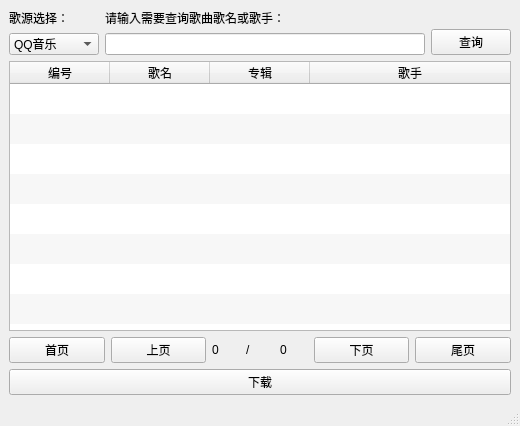
<?xml version="1.0" encoding="UTF-8"?>
<ui version="4.0">
 <class>MainWindow</class>
 <widget class="QMainWindow" name="MainWindow">
  <property name="geometry">
   <rect>
    <x>0</x>
    <y>0</y>
    <width>520</width>
    <height>423</height>
   </rect>
  </property>
  <property name="windowTitle">
   <string>MainWindow</string>
  </property>
  <widget class="QWidget" name="centralwidget">
   <layout class="QGridLayout" name="gridLayout">
    <item row="0" column="0">
     <layout class="QVBoxLayout" name="verticalLayout_4">
      <item>
       <layout class="QHBoxLayout" name="horizontalLayout">
        <item>
         <layout class="QVBoxLayout" name="verticalLayout">
          <item>
           <widget class="QLabel" name="label_2">
            <property name="text">
             <string>歌源选择：</string>
            </property>
           </widget>
          </item>
          <item>
           <widget class="QComboBox" name="comboBox">
            <item>
             <property name="text">
              <string>QQ音乐</string>
             </property>
            </item>
            <item>
             <property name="text">
              <string>网易云音乐</string>
             </property>
            </item>
           </widget>
          </item>
         </layout>
        </item>
        <item>
         <layout class="QVBoxLayout" name="verticalLayout_2">
          <item>
           <widget class="QLabel" name="label">
            <property name="text">
             <string>请输入需要查询歌曲歌名或歌手：</string>
            </property>
           </widget>
          </item>
          <item>
           <widget class="QLineEdit" name="lineEdit"/>
          </item>
         </layout>
        </item>
        <item>
         <layout class="QVBoxLayout" name="verticalLayout_3">
          <item>
           <widget class="QLabel" name="label_3">
            <property name="text">
             <string/>
            </property>
           </widget>
          </item>
          <item>
           <widget class="QPushButton" name="pushButton">
            <property name="text">
             <string>查询</string>
            </property>
           </widget>
          </item>
         </layout>
        </item>
       </layout>
      </item>
      <item>
       <widget class="QTableWidget" name="tableWidget">
        <property name="minimumSize">
         <size>
          <width>500</width>
          <height>270</height>
         </size>
        </property>
        <property name="mouseTracking">
         <bool>false</bool>
        </property>
        <property name="verticalScrollBarPolicy">
         <enum>Qt::ScrollBarAlwaysOff</enum>
        </property>
        <property name="sizeAdjustPolicy">
         <enum>QAbstractScrollArea::AdjustToContentsOnFirstShow</enum>
        </property>
        <property name="editTriggers">
         <set>QAbstractItemView::NoEditTriggers</set>
        </property>
        <property name="tabKeyNavigation">
         <bool>false</bool>
        </property>
        <property name="showDropIndicator" stdset="0">
         <bool>true</bool>
        </property>
        <property name="dragEnabled">
         <bool>false</bool>
        </property>
        <property name="dragDropOverwriteMode">
         <bool>true</bool>
        </property>
        <property name="alternatingRowColors">
         <bool>true</bool>
        </property>
        <property name="selectionBehavior">
         <enum>QAbstractItemView::SelectRows</enum>
        </property>
        <property name="showGrid">
         <bool>false</bool>
        </property>
        <property name="sortingEnabled">
         <bool>false</bool>
        </property>
        <property name="wordWrap">
         <bool>true</bool>
        </property>
        <property name="cornerButtonEnabled">
         <bool>true</bool>
        </property>
        <attribute name="horizontalHeaderVisible">
         <bool>true</bool>
        </attribute>
        <attribute name="horizontalHeaderCascadingSectionResizes">
         <bool>false</bool>
        </attribute>
        <attribute name="horizontalHeaderHighlightSections">
         <bool>true</bool>
        </attribute>
        <attribute name="horizontalHeaderShowSortIndicator" stdset="0">
         <bool>false</bool>
        </attribute>
        <attribute name="horizontalHeaderStretchLastSection">
         <bool>true</bool>
        </attribute>
        <attribute name="verticalHeaderVisible">
         <bool>false</bool>
        </attribute>
        <attribute name="verticalHeaderCascadingSectionResizes">
         <bool>true</bool>
        </attribute>
        <attribute name="verticalHeaderShowSortIndicator" stdset="0">
         <bool>false</bool>
        </attribute>
        <attribute name="verticalHeaderStretchLastSection">
         <bool>false</bool>
        </attribute>
        <row>
         <property name="text">
          <string>1</string>
         </property>
        </row>
        <row>
         <property name="text">
          <string>2</string>
         </property>
        </row>
        <row>
         <property name="text">
          <string>3</string>
         </property>
        </row>
        <row>
         <property name="text">
          <string>4</string>
         </property>
        </row>
        <row>
         <property name="text">
          <string>5</string>
         </property>
        </row>
        <row>
         <property name="text">
          <string>6</string>
         </property>
        </row>
        <row>
         <property name="text">
          <string>7</string>
         </property>
        </row>
        <row>
         <property name="text">
          <string>8</string>
         </property>
        </row>
        <row>
         <property name="text">
          <string>9</string>
         </property>
        </row>
        <row>
         <property name="text">
          <string>10</string>
         </property>
        </row>
        <column>
         <property name="text">
          <string>编号</string>
         </property>
        </column>
        <column>
         <property name="text">
          <string>歌名</string>
         </property>
        </column>
        <column>
         <property name="text">
          <string>专辑</string>
         </property>
        </column>
        <column>
         <property name="text">
          <string>歌手</string>
         </property>
        </column>
        <item row="0" column="0">
         <property name="text">
          <string/>
         </property>
        </item>
       </widget>
      </item>
      <item>
       <layout class="QHBoxLayout" name="horizontalLayout_3">
        <item>
         <widget class="QPushButton" name="pushButton_3">
          <property name="text">
           <string>首页</string>
          </property>
         </widget>
        </item>
        <item>
         <widget class="QPushButton" name="pushButton_4">
          <property name="text">
           <string>上页</string>
          </property>
         </widget>
        </item>
        <item>
         <layout class="QHBoxLayout" name="horizontalLayout_2">
          <item>
           <widget class="QLabel" name="label_4">
            <property name="text">
             <string>0</string>
            </property>
           </widget>
          </item>
          <item>
           <widget class="QLabel" name="label_5">
            <property name="text">
             <string>/</string>
            </property>
           </widget>
          </item>
          <item>
           <widget class="QLabel" name="label_6">
            <property name="text">
             <string>0</string>
            </property>
           </widget>
          </item>
         </layout>
        </item>
        <item>
         <widget class="QPushButton" name="pushButton_5">
          <property name="text">
           <string>下页</string>
          </property>
         </widget>
        </item>
        <item>
         <widget class="QPushButton" name="pushButton_6">
          <property name="text">
           <string>尾页</string>
          </property>
         </widget>
        </item>
       </layout>
      </item>
      <item>
       <widget class="QPushButton" name="pushButton_2">
        <property name="text">
         <string>下载</string>
        </property>
       </widget>
      </item>
     </layout>
    </item>
   </layout>
  </widget>
  <widget class="QStatusBar" name="statusbar"/>
 </widget>
 <resources/>
 <connections/>
</ui>
